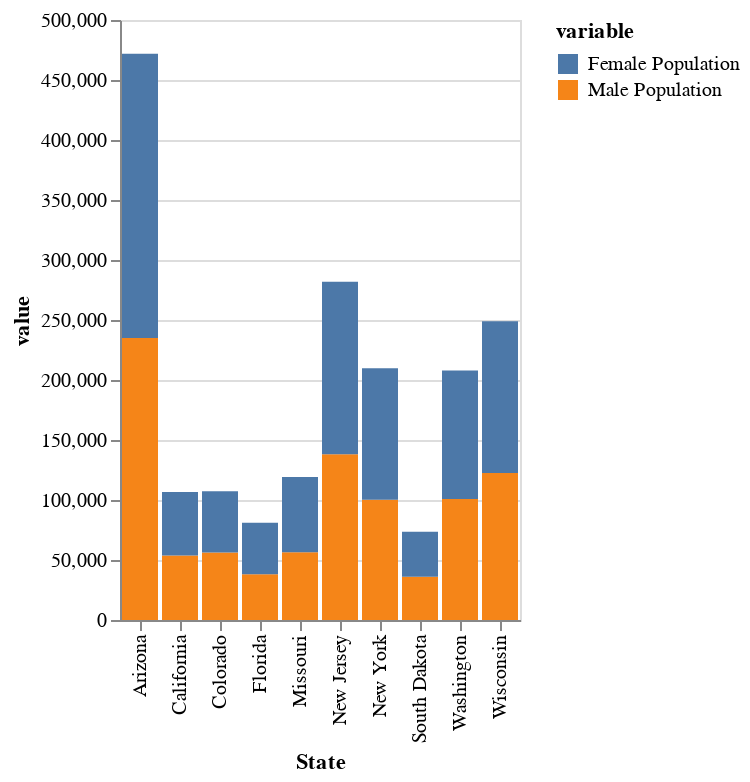

This figure's notebook cell:
### Code cell
chart = alt.Chart(demographics_tidy).mark_bar().encode(
    x='State',
    y='value',
    color='variable:N',
).transform_calculate(
    "Female Population Percentage", "datum.value / 100"
).transform_filter(
    "datum.variable == 'Female Population' || datum.variable == 'Male Population'"
)
chart

### Figure 1 — Vega-Lite specification as saved in the notebook (floating-point values rounded to 4 significant figures)
{"config": {"view": {"continuousWidth": 400, "continuousHeight": 300}}, "data": {"name": "data-39735bfa4966609992e4d207c917deb3"}, "mark": "bar", "encoding": {"color": {"field": "variable", "type": "nominal"}, "x": {"field": "State", "type": "nominal"}, "y": {"field": "value", "type": "quantitative"}}, "transform": [{"calculate": "datum.value / 100", "as": "Female Population Percentage"}, {"filter": "datum.variable == 'Female Population' || datum.variable == 'Male Population'"}], "$schema": "https://vega.github.io/schema/vega-lite/v4.17.0.json", "datasets": {"data-39735bfa4966609992e4d207c917deb3": [{"State": "New Jersey", "variable": "Median Age", "value": 34.6}, {"State": "Arizona", "variable": "Median Age", "value": 36.9}, {"State": "Washington", "variable": "Median Age", "value": 37.7}, {"State": "California", "variable": "Median Age", "value": 39.7}, {"State": "Colorado", "variable": "Median Age", "value": 29.0}, {"State": "Wisconsin", "variable": "Median Age", "value": 30.7}, {"State": "Florida", "variable": "Median Age", "value": 45.1}, {"State": "Missouri", "variable": "Median Age", "value": 26.8}, {"State": "South Dakota", "variable": "Median Age", "value": 39.5}, {"State": "New York", "variable": "Median Age", "value": 31.4}, {"State": "New Jersey", "variable": "Male Population", "value": 138000.0}, {"State": "Arizona", "variable": "Male Population", "value": 235000.0}, {"State": "Washington", "variable": "Male Population", "value": 100900.0}, {"State": "California", "variable": "Male Population", "value": 53820.0}, {"State": "Colorado", "variable": "Male Population", "value": 56340.0}, {"State": "Wisconsin", "variable": "Male Population", "value": 122600.0}, {"State": "Florida", "variable": "Male Population", "value": 38170.0}, {"State": "Missouri", "variable": "Male Population", "value": 56540.0}, {"State": "South Dakota", "variable": "Male Population", "value": 36120.0}, {"State": "New York", "variable": "Male Population", "value": 100100.0}, {"State": "New Jersey", "variable": "Female Population", "value": 143900.0}, {"State": "Arizona", "variable": "Female Population", "value": 236800.0}, {"State": "Washington", "variable": "Female Population", "value": 107000.0}, {"State": "California", "variable": "Female Population", "value": 52760.0}, {"State": "Colorado", "variable": "Female Population", "value": 51000.0}, {"State": "Wisconsin", "variable": "Female Population", "value": 126400.0}, {"State": "Florida", "variable": "Female Population", "value": 42840.0}, {"State": "Missouri", "variable": "Female Population", "value": 62550.0}, {"State": "South Dakota", "variable": "Female Population", "value": 37450.0}, {"State": "New York", "variable": "Female Population", "value": 109700.0}, {"State": "New Jersey", "variable": "Total Population", "value": 281913}, {"State": "Arizona", "variable": "Total Population", "value": 471833}, {"State": "Washington", "variable": "Total Population", "value": 207950}, {"State": "California", "variable": "Total Population", "value": 106574}, {"State": "Colorado", "variable": "Total Population", "value": 107342}, {"State": "Wisconsin", "variable": "Total Population", "value": 248956}, {"State": "Florida", "variable": "Total Population", "value": 81007}, {"State": "Missouri", "variable": "Total Population", "value": 119098}, {"State": "South Dakota", "variable": "Total Population", "value": 73568}, {"State": "New York", "variable": "Total Population", "value": 209808}, {"State": "New Jersey", "variable": "Number of Veterans", "value": 5829.0}, {"State": "Arizona", "variable": "Number of Veterans", "value": 31810.0}, {"State": "Washington", "variable": "Number of Veterans", "value": 19040.0}, {"State": "California", "variable": "Number of Veterans", "value": 3782.0}, {"State": "Colorado", "variable": "Number of Veterans", "value": 4061.0}, {"State": "Wisconsin", "variable": "Number of Veterans", "value": 9707.0}, {"State": "Florida", "variable": "Number of Veterans", "value": 8310.0}, {"State": "Missouri", "variable": "Number of Veterans", "value": 4548.0}, {"State": "South Dakota", "variable": "Number of Veterans", "value": 7429.0}, {"State": "New York", "variable": "Number of Veterans", "value": 7288.0}, {"State": "New Jersey", "variable": "Foreign-born", "value": 86250.0}, {"State": "Arizona", "variable": "Foreign-born", "value": 57490.0}, {"State": "Washington", "variable": "Foreign-born", "value": 31860.0}, {"State": "California", "variable": "Foreign-born", "value": 56640.0}, {"State": "Colorado", "variable": "Foreign-born", "value": 12990.0}, {"State": "Wisconsin", "variable": "Foreign-born", "value": 30090.0}, {"State": "Florida", "variable": "Foreign-born", "value": 10490.0}, {"State": "Missouri", "variable": "Foreign-born", "value": 10730.0}, {"State": "South Dakota", "variable": "Foreign-born", "value": 2375.0}, {"State": "New York", "variable": "Foreign-born", "value": 17740.0}, {"State": "New Jersey", "variable": "Average Household Size", "value": 2.73}, {"State": "Arizona", "variable": "Average Household Size", "value": 2.68}, {"State": "Washington", "variable": "Average Household Size", "value": 2.48}, {"State": "California", "variable": "Average Household Size", "value": 3.26}, {"State": "Colorado", "variable": "Average Household Size", "value": 2.24}, {"State": "Wisconsin", "variable": "Average Household Size", "value": 2.23}, {"State": "Florida", "variable": "Average Household Size", "value": 2.28}, {"State": "Missouri", "variable": "Average Household Size", "value": 2.37}, {"State": "South Dakota", "variable": "Average Household Size", "value": 2.31}, {"State": "New York", "variable": "Average Household Size", "value": 2.36}, {"State": "New Jersey", "variable": "State Code", "value": "NJ"}, {"State": "Arizona", "variable": "State Code", "value": "AZ"}, {"State": "Washington", "variable": "State Code", "value": "WA"}, {"State": "California", "variable": "State Code", "value": "CA"}, {"State": "Colorado", "variable": "State Code", "value": "CO"}, {"State": "Wisconsin", "variable": "State Code", "value": "WI"}, {"State": "Florida", "variable": "State Code", "value": "FL"}, {"State": "Missouri", "variable": "State Code", "value": "MO"}, {"State": "South Dakota", "variable": "State Code", "value": "SD"}, {"State": "New York", "variable": "State Code", "value": "NY"}, {"State": "New Jersey", "variable": "Race", "value": "White"}, {"State": "Arizona", "variable": "Race", "value": "American Indian and Alaska Native"}, {"State": "Washington", "variable": "Race", "value": "Black or African-American"}, {"State": "California", "variable": "Race", "value": "White"}, {"State": "Colorado", "variable": "Race", "value": "Black or African-American"}, {"State": "Wisconsin", "variable": "Race", "value": "American Indian and Alaska Native"}, {"State": "Florida", "variable": "Race", "value": "Asian"}, {"State": "Missouri", "variable": "Race", "value": "Asian"}, {"State": "South Dakota", "variable": "Race", "value": "American Indian and Alaska Native"}, {"State": "New York", "variable": "Race", "value": "Black or African-American"}, {"State": "New Jersey", "variable": "Count", "value": 76402}, {"State": "Arizona", "variable": "Count", "value": 16044}, {"State": "Washington", "variable": "Count", "value": 30914}, {"State": "California", "variable": "Count", "value": 25522}, {"State": "Colorado", "variable": "Count", "value": 1615}, {"State": "Wisconsin", "variable": "Count", "value": 2296}, {"State": "Florida", "variable": "Count", "value": 3249}, {"State": "Missouri", "variable": "Count", "value": 8673}, {"State": "South Dakota", "variable": "Count", "value": 9159}, {"State": "New York", "variable": "Count", "value": 93072}]}}
